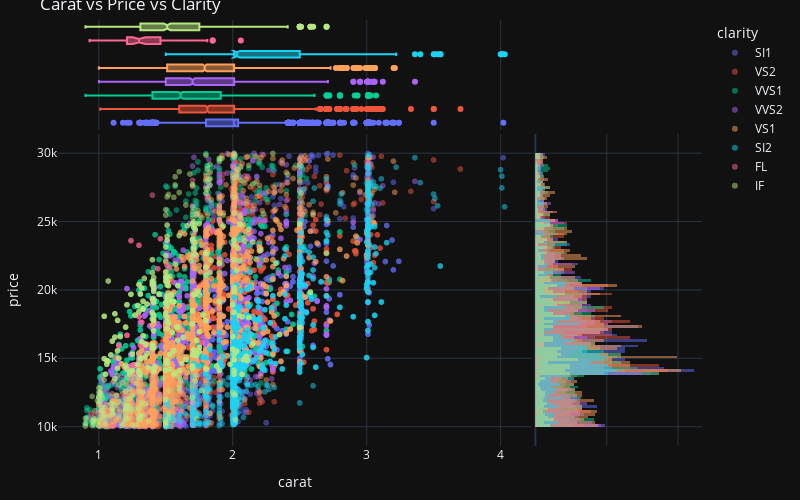

Source (notebook cell):
### Code cell
fig = px.scatter(df, x='carat', y='price', 
    color='clarity',
    opacity=0.5,
    marginal_x='box',
    marginal_y='histogram',
    title='Carat vs Price vs Clarity',
    template='plotly_dark', width=800, height=500)
fig.update_layout(margin=dict(l=20, r=20, t=20, b=20))
fig.show()

### Figure 1 — Plotly figure (JSON) as saved in the notebook; plotly's stock layout.template omitted (floating-point values rounded to 4 significant figures; data arrays with more than 128 entries replaced by an {"elided": "..."} marker saying what was removed)
{"data": [{"hoverlabel": {"namelength": 0}, "hovertemplate": "clarity=SI1<br>carat=%{x}<br>price=%{y}", "legendgroup": "SI1", "marker": {"color": "#636efa", "opacity": 0.5, "symbol": "circle"}, "mode": "markers", "name": "SI1", "showlegend": true, "type": "scattergl", "x": {"elided": "2620 float values"}, "xaxis": "x", "y": {"elided": "2620 int values"}, "yaxis": "y"}, {"alignmentgroup": "True", "hoverlabel": {"namelength": 0}, "hovertemplate": "clarity=SI1<br>carat=%{x}", "legendgroup": "SI1", "marker": {"color": "#636efa", "symbol": "circle"}, "name": "SI1", "notched": true, "offsetgroup": "SI1", "showlegend": false, "type": "box", "x": {"elided": "2620 float values"}, "xaxis": "x3", "yaxis": "y3"}, {"alignmentgroup": "True", "bingroup": "y", "hoverlabel": {"namelength": 0}, "hovertemplate": "clarity=SI1<br>price=%{y}<br>count=%{x}", "legendgroup": "SI1", "marker": {"color": "#636efa"}, "name": "SI1", "offsetgroup": "SI1", "opacity": 0.5, "showlegend": false, "type": "histogram", "xaxis": "x2", "y": {"elided": "2620 int values"}, "yaxis": "y2"}, {"hoverlabel": {"namelength": 0}, "hovertemplate": "clarity=VS2<br>carat=%{x}<br>price=%{y}", "legendgroup": "VS2", "marker": {"color": "#EF553B", "opacity": 0.5, "symbol": "circle"}, "mode": "markers", "name": "VS2", "showlegend": true, "type": "scattergl", "x": {"elided": "2625 float values"}, "xaxis": "x", "y": {"elided": "2625 int values"}, "yaxis": "y"}, {"alignmentgroup": "True", "hoverlabel": {"namelength": 0}, "hovertemplate": "clarity=VS2<br>carat=%{x}", "legendgroup": "VS2", "marker": {"color": "#EF553B", "symbol": "circle"}, "name": "VS2", "notched": true, "offsetgroup": "VS2", "showlegend": false, "type": "box", "x": {"elided": "2625 float values"}, "xaxis": "x3", "yaxis": "y3"}, {"alignmentgroup": "True", "bingroup": "y", "hoverlabel": {"namelength": 0}, "hovertemplate": "clarity=VS2<br>price=%{y}<br>count=%{x}", "legendgroup": "VS2", "marker": {"color": "#EF553B"}, "name": "VS2", "offsetgroup": "VS2", "opacity": 0.5, "showlegend": false, "type": "histogram", "xaxis": "x2", "y": {"elided": "2625 int values"}, "yaxis": "y2"}, {"hoverlabel": {"namelength": 0}, "hovertemplate": "clarity=VVS1<br>carat=%{x}<br>price=%{y}", "legendgroup": "VVS1", "marker": {"color": "#00cc96", "opacity": 0.5, "symbol": "circle"}, "mode": "markers", "name": "VVS1", "showlegend": true, "type": "scattergl", "x": {"elided": "2414 float values"}, "xaxis": "x", "y": {"elided": "2414 int values"}, "yaxis": "y"}, {"alignmentgroup": "True", "hoverlabel": {"namelength": 0}, "hovertemplate": "clarity=VVS1<br>carat=%{x}", "legendgroup": "VVS1", "marker": {"color": "#00cc96", "symbol": "circle"}, "name": "VVS1", "notched": true, "offsetgroup": "VVS1", "showlegend": false, "type": "box", "x": {"elided": "2414 float values"}, "xaxis": "x3", "yaxis": "y3"}, {"alignmentgroup": "True", "bingroup": "y", "hoverlabel": {"namelength": 0}, "hovertemplate": "clarity=VVS1<br>price=%{y}<br>count=%{x}", "legendgroup": "VVS1", "marker": {"color": "#00cc96"}, "name": "VVS1", "offsetgroup": "VVS1", "opacity": 0.5, "showlegend": false, "type": "histogram", "xaxis": "x2", "y": {"elided": "2414 int values"}, "yaxis": "y2"}, {"hoverlabel": {"namelength": 0}, "hovertemplate": "clarity=VVS2<br>carat=%{x}<br>price=%{y}", "legendgroup": "VVS2", "marker": {"color": "#ab63fa", "opacity": 0.5, "symbol": "circle"}, "mode": "markers", "name": "VVS2", "showlegend": true, "type": "scattergl", "x": {"elided": "2107 float values"}, "xaxis": "x", "y": {"elided": "2107 int values"}, "yaxis": "y"}, {"alignmentgroup": "True", "hoverlabel": {"namelength": 0}, "hovertemplate": "clarity=VVS2<br>carat=%{x}", "legendgroup": "VVS2", "marker": {"color": "#ab63fa", "symbol": "circle"}, "name": "VVS2", "notched": true, "offsetgroup": "VVS2", "showlegend": false, "type": "box", "x": {"elided": "2107 float values"}, "xaxis": "x3", "yaxis": "y3"}, {"alignmentgroup": "True", "bingroup": "y", "hoverlabel": {"namelength": 0}, "hovertemplate": "clarity=VVS2<br>price=%{y}<br>count=%{x}", "legendgroup": "VVS2", "marker": {"color": "#ab63fa"}, "name": "VVS2", "offsetgroup": "VVS2", "opacity": 0.5, "showlegend": false, "type": "histogram", "xaxis": "x2", "y": {"elided": "2107 int values"}, "yaxis": "y2"}, {"hoverlabel": {"namelength": 0}, "hovertemplate": "clarity=VS1<br>carat=%{x}<br>price=%{y}", "legendgroup": "VS1", "marker": {"color": "#FFA15A", "opacity": 0.5, "symbol": "circle"}, "mode": "markers", "name": "VS1", "showlegend": true, "type": "scattergl", "x": {"elided": "2844 float values"}, "xaxis": "x", "y": {"elided": "2844 int values"}, "yaxis": "y"}, {"alignmentgroup": "True", "hoverlabel": {"namelength": 0}, "hovertemplate": "clarity=VS1<br>carat=%{x}", "legendgroup": "VS1", "marker": {"color": "#FFA15A", "symbol": "circle"}, "name": "VS1", "notched": true, "offsetgroup": "VS1", "showlegend": false, "type": "box", "x": {"elided": "2844 float values"}, "xaxis": "x3", "yaxis": "y3"}, {"alignmentgroup": "True", "bingroup": "y", "hoverlabel": {"namelength": 0}, "hovertemplate": "clarity=VS1<br>price=%{y}<br>count=%{x}", "legendgroup": "VS1", "marker": {"color": "#FFA15A"}, "name": "VS1", "offsetgroup": "VS1", "opacity": 0.5, "showlegend": false, "type": "histogram", "xaxis": "x2", "y": {"elided": "2844 int values"}, "yaxis": "y2"}, {"hoverlabel": {"namelength": 0}, "hovertemplate": "clarity=SI2<br>carat=%{x}<br>price=%{y}", "legendgroup": "SI2", "marker": {"color": "#19d3f3", "opacity": 0.5, "symbol": "circle"}, "mode": "markers", "name": "SI2", "showlegend": true, "type": "scattergl", "x": {"elided": "1289 float values"}, "xaxis": "x", "y": {"elided": "1289 int values"}, "yaxis": "y"}, {"alignmentgroup": "True", "hoverlabel": {"namelength": 0}, "hovertemplate": "clarity=SI2<br>carat=%{x}", "legendgroup": "SI2", "marker": {"color": "#19d3f3", "symbol": "circle"}, "name": "SI2", "notched": true, "offsetgroup": "SI2", "showlegend": false, "type": "box", "x": {"elided": "1289 float values"}, "xaxis": "x3", "yaxis": "y3"}, {"alignmentgroup": "True", "bingroup": "y", "hoverlabel": {"namelength": 0}, "hovertemplate": "clarity=SI2<br>price=%{y}<br>count=%{x}", "legendgroup": "SI2", "marker": {"color": "#19d3f3"}, "name": "SI2", "offsetgroup": "SI2", "opacity": 0.5, "showlegend": false, "type": "histogram", "xaxis": "x2", "y": {"elided": "1289 int values"}, "yaxis": "y2"}, {"hoverlabel": {"namelength": 0}, "hovertemplate": "clarity=FL<br>carat=%{x}<br>price=%{y}", "legendgroup": "FL", "marker": {"color": "#FF6692", "opacity": 0.5, "symbol": "circle"}, "mode": "markers", "name": "FL", "showlegend": true, "type": "scattergl", "x": [1.11, 1.08, 0.93, 0.97, 0.94, 1.1, 1, 1.07, 1.15, 1.19, 1.31, 1.03, 1.27, 1.22, 1.26, 1.3, 1.13, 1.27, 1.22, 1.26, 1.3, 1.13, 1.27, 1.22, 1.26, 1.3, 1.13, 1.15, 1.31, 1.33, 1.77, 1.21, 1.32, 1.15, 1.31, 1.33, 1.77, 1.21, 1.32, 1.15, 1.31, 1.33, 1.77, 1.21, 1.32, 1.3, 1.52, 1.3, 1.52, 1.3, 1.52, 1.44, 1.53, 1.51, 1.7, 1.3, 1.24, 1.46, 1.85, 1.44, 1.53, 1.51, 1.7, 1.3, 1.24, 1.46, 1.85, 2.06, 1.81, 1.4, 1.7], "xaxis": "x", "y": [10036, 10105, 10598, 10801, 10950, 11031, 11036, 11105, 11831, 12242, 13478, 13656, 13918, 14370, 14519, 14913, 15037, 13918, 14370, 14519, 14913, 15037, 13918, 14370, 14519, 14913, 15037, 15934, 15980, 16121, 16146, 16682, 17629, 15934, 15980, 16121, 16146, 16682, 17629, 15934, 15980, 16121, 16146, 16682, 17629, 18051, 18895, 18051, 18895, 18051, 18895, 21557, 21640, 21810, 22407, 23269, 23612, 23740, 24270, 21557, 21640, 21810, 22407, 23269, 23612, 23740, 24270, 26349, 26737, 26937, 28020], "yaxis": "y"}, {"alignmentgroup": "True", "hoverlabel": {"namelength": 0}, "hovertemplate": "clarity=FL<br>carat=%{x}", "legendgroup": "FL", "marker": {"color": "#FF6692", "symbol": "circle"}, "name": "FL", "notched": true, "offsetgroup": "FL", "showlegend": false, "type": "box", "x": [1.11, 1.08, 0.93, 0.97, 0.94, 1.1, 1, 1.07, 1.15, 1.19, 1.31, 1.03, 1.27, 1.22, 1.26, 1.3, 1.13, 1.27, 1.22, 1.26, 1.3, 1.13, 1.27, 1.22, 1.26, 1.3, 1.13, 1.15, 1.31, 1.33, 1.77, 1.21, 1.32, 1.15, 1.31, 1.33, 1.77, 1.21, 1.32, 1.15, 1.31, 1.33, 1.77, 1.21, 1.32, 1.3, 1.52, 1.3, 1.52, 1.3, 1.52, 1.44, 1.53, 1.51, 1.7, 1.3, 1.24, 1.46, 1.85, 1.44, 1.53, 1.51, 1.7, 1.3, 1.24, 1.46, 1.85, 2.06, 1.81, 1.4, 1.7], "xaxis": "x3", "yaxis": "y3"}, {"alignmentgroup": "True", "bingroup": "y", "hoverlabel": {"namelength": 0}, "hovertemplate": "clarity=FL<br>price=%{y}<br>count=%{x}", "legendgroup": "FL", "marker": {"color": "#FF6692"}, "name": "FL", "offsetgroup": "FL", "opacity": 0.5, "showlegend": false, "type": "histogram", "xaxis": "x2", "y": [10036, 10105, 10598, 10801, 10950, 11031, 11036, 11105, 11831, 12242, 13478, 13656, 13918, 14370, 14519, 14913, 15037, 13918, 14370, 14519, 14913, 15037, 13918, 14370, 14519, 14913, 15037, 15934, 15980, 16121, 16146, 16682, 17629, 15934, 15980, 16121, 16146, 16682, 17629, 15934, 15980, 16121, 16146, 16682, 17629, 18051, 18895, 18051, 18895, 18051, 18895, 21557, 21640, 21810, 22407, 23269, 23612, 23740, 24270, 21557, 21640, 21810, 22407, 23269, 23612, 23740, 24270, 26349, 26737, 26937, 28020], "yaxis": "y2"}, {"hoverlabel": {"namelength": 0}, "hovertemplate": "clarity=IF<br>carat=%{x}<br>price=%{y}", "legendgroup": "IF", "marker": {"color": "#B6E880", "opacity": 0.5, "symbol": "circle"}, "mode": "markers", "name": "IF", "showlegend": true, "type": "scattergl", "x": {"elided": "735 float values"}, "xaxis": "x", "y": {"elided": "735 int values"}, "yaxis": "y"}, {"alignmentgroup": "True", "hoverlabel": {"namelength": 0}, "hovertemplate": "clarity=IF<br>carat=%{x}", "legendgroup": "IF", "marker": {"color": "#B6E880", "symbol": "circle"}, "name": "IF", "notched": true, "offsetgroup": "IF", "showlegend": false, "type": "box", "x": {"elided": "735 float values"}, "xaxis": "x3", "yaxis": "y3"}, {"alignmentgroup": "True", "bingroup": "y", "hoverlabel": {"namelength": 0}, "hovertemplate": "clarity=IF<br>price=%{y}<br>count=%{x}", "legendgroup": "IF", "marker": {"color": "#B6E880"}, "name": "IF", "offsetgroup": "IF", "opacity": 0.5, "showlegend": false, "type": "histogram", "xaxis": "x2", "y": {"elided": "735 int values"}, "yaxis": "y2"}], "layout": {"barmode": "overlay", "height": 500, "legend": {"title": {"text": "clarity"}, "tracegroupgap": 0}, "margin": {"b": 20, "l": 20, "r": 20, "t": 20}, "title": {"text": "Carat vs Price vs Clarity"}, "width": 800, "xaxis": {"anchor": "y", "domain": [0, 0.7363], "title": {"text": "carat"}}, "xaxis2": {"anchor": "y2", "domain": [0.7413, 1], "matches": "x2", "showgrid": true, "showline": false, "showticklabels": false, "ticks": ""}, "xaxis3": {"anchor": "y3", "domain": [0, 0.7363], "matches": "x", "showgrid": true, "showticklabels": false}, "xaxis4": {"anchor": "y4", "domain": [0.7413, 1], "matches": "x2", "showgrid": true, "showline": false, "showticklabels": false, "ticks": ""}, "yaxis": {"anchor": "x", "domain": [0, 0.7326], "title": {"text": "price"}}, "yaxis2": {"anchor": "x2", "domain": [0, 0.7326], "matches": "y", "showgrid": true, "showticklabels": false}, "yaxis3": {"anchor": "x3", "domain": [0.7426, 1], "matches": "y3", "showgrid": false, "showline": false, "showticklabels": false, "ticks": ""}, "yaxis4": {"anchor": "x4", "domain": [0.7426, 1], "matches": "y3", "showgrid": true, "showline": false, "showticklabels": false, "ticks": ""}}}
